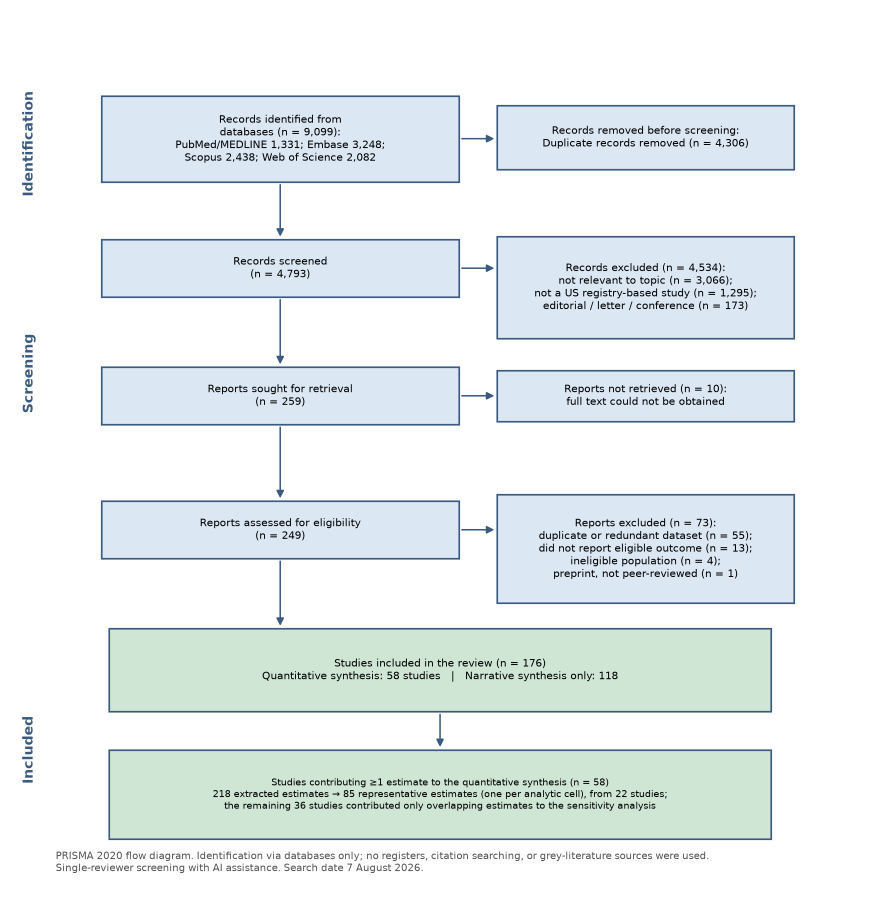
#> input picture meta_agents/search_v2/outputs/Fig_PRISMA.png, 1745 x 1826 px (shown at 1/2 size); its folder holds 7 pictures in this run
$ python make_maintext.py
#> lines starting #> are read from the running program, lines starting #| are printed output that depends on the picture
### meta_agents/search_v2/labels.py
#!/usr/bin/env python3
"""Reader-facing display labels for racial/ethnic groups. The analysis ledger keeps
its internal group strings (used for clustering); these are applied only at render
time (figures/tables). Terminology is unified to current standard umbrellas:

  - Asian + Pacific Islander combined -> "Asian American, Native Hawaiian, and
    Pacific Islander (AANHPI)" (older registry sources term the same population
    "Asian/Pacific Islander (API)"; Gomez 2026 uses AANHPI).
  - the Pacific-Islander subset -> "Native Hawaiian and Pacific Islander (NHPI)".
  - "Black" -> "non-Hispanic Black (NHB)", parallel to the non-Hispanic White (NHW)
    comparator. A few older sources did not stratify by Hispanic origin (comparator
    shown as "White"); those cells are flagged in the ledger's comparison field and
    in Supplementary Note 1.
"""

GROUP_DISPLAY = {
    "Asian/PI (aggregate)": "Asian American, Native Hawaiian, and Pacific Islander (AANHPI)",
    "Native Hawaiian/PI (aggregate)": "Native Hawaiian and Pacific Islander (NHPI)",
    "Black": "non-Hispanic Black (NHB)",
    # AI/AN keeps the standard umbrella (no "non-Hispanic" prefix): the headline
    # representative is IHS-linked, defined by tribal/IHS enrollment, and the salient
    # issue is undercount correction rather than Hispanic-origin stratification.
    "AIAN": "American Indian and Alaska Native (AI/AN)",
    # unify the feminine ethnonym across sources (some registries record "Filipino"
    # for the same female population labelled "Filipina" elsewhere).
    "Filipino": "Filipina",
}


def disp_group(g):
    if g in GROUP_DISPLAY:
        return GROUP_DISPLAY[g]
    if g.startswith("AIAN ("):          # region subgroups: "AIAN (Navajo)" -> "AI/AN (Navajo)"
        return "AI/AN " + g[len("AIAN "):]
    return g


# Reader-facing labels for the internal analytic-dimension keys (the "Dimension"
# column of the Table 1, heterogeneity, and sensitivity tables).
DIM_DISPLAY = {
    "aggregate-vs-NHW": "Overall (aggregate)",
    "disaggregated-AANHPI": "AANHPI subgroup",
    "Hispanic-origin": "Hispanic by origin",
    "AIAN": "AI/AN by region",
    "disaggregated-MENA": "Middle Eastern",
    "subtype-TNBC": "TNBC",
    "subtype-HRpos": "HR+",
    "subtype-HRneg": "HR−",
    "subtype-HRpos-HER2neg": "HR+/HER2−",
    "subtype-HRpos-HER2pos": "HR+/HER2+",
    "subtype-HRneg-HER2pos": "HR−/HER2+",
    "subtype-ERpos-PRneg": "ER+/PR−",
    "subtype-ERneg-PRpos": "ER−/PR+",
    "age-lt40": "Age <40", "age-ge40": "Age ≥40",
    "age-lt50": "Age <50", "age-ge50": "Age ≥50",
    "nativity": "By nativity",
}


def disp_dim(d):
    return DIM_DISPLAY.get(d, d)


# Faithful display of the comparator (reference group) actually used by each source.
# We do NOT relabel a plain-White comparator as NHW: studies that stratified the
# reference by Hispanic origin are shown as non-Hispanic White; those that used an
# unstratified White reference are shown as "White (not NH-stratified)". This keeps
# the terminology faithful to each original study (per the supervisor's feedback),
# rather than smoothing every reference to NHW.
_NHW_SRC = {"NHW", "White (NH)", "NHW (external SEER-Explorer)"}


# [12 lines left out: function disp_comparator, not called in this run]

### meta_agents/search_v2/make_maintext.py
#!/usr/bin/env python3
"""Assemble the MAIN-TEXT tables/figures manifest (outputs/_maintext_manifest.json),
rendered to Word by build_maintext_docx.js. Per MANUSCRIPT_VS_SUPPLE.md the main
text is lean: Table 1 (summary IRRs by group x dimension) and the key figures
(Figure 1 PRISMA; Figure 2 the aggregate-to-disaggregated heterogeneity forest;
Figure 3 the group x analytic-dimension heatmap). There is no pooled
meta-analysis table in the main text — the analysis selects one representative
per cell rather than pooling. Everything granular stays in the Supplementary."""
import csv, json, os, re
from collections import defaultdict, OrderedDict
from labels import disp_group

HERE = os.path.dirname(os.path.abspath(__file__))
OUT = os.path.join(HERE, "outputs")
M = []


def H(t, l=1): M.append({"type": "heading", "text": t, "level": l})
def P(t, it=False): M.append({"type": "para", "text": t, "italic": it})
def TB(h, rows, w): M.append({"type": "table", "headers": h, "rows": rows, "widths": w})
def IMG(p, w, h): M.append({"type": "image", "path": os.path.join(OUT, p), "w": w, "h": h})


def IMG_FIT(p, max_w, max_h):
    """Embed a figure at its own aspect ratio, scaled to fit inside max_w x max_h
    (pixels at 96 dpi). The box is the narrower of the Letter and A4 printable
    areas less the heading and the Note, so the page fits either paper size. Reading the size from the file keeps a regenerated figure from being
    stretched, and keeps a tall figure from running off the bottom of the page in
    the PDF conversion."""
    from PIL import Image
    fp = os.path.join(OUT, p)
    iw, ih = Image.open(fp).size
    s = min(max_w / iw, max_h / ih)
    IMG(p, int(round(iw * s)), int(round(ih * s)))
def PB(): M.append({"type": "pagebreak"})
def rd(p): return list(csv.DictReader(open(os.path.join(HERE, p), encoding="utf-8")))
#> called with p = 'outputs/Table1_main.csv'
#> (reads meta_agents/search_v2/outputs/Table1_main.csv from the repository)
def cite(ay):  # "Gopalani2020_31764279" -> "Gopalani 2020"; "Ellington2022_USCS" -> "Ellington 2022"
    return re.sub(r"(\d{4})", r" \1", ay.split("_")[0]).strip()


# ==== Table 1. Summary of IRRs by racial/ethnic group and analytic dimension ====
H("Table 1. Incidence rate ratios of invasive breast cancer among U.S. racial and "
  "ethnic groups relative to non-Hispanic White women, by analytic dimension", 1)
# Single Table 1: analytic dimensions are full-width section rows within one table.
t1 = rd("outputs/Table1_main.csv")
# No "Effect" column: every representative is an incidence rate ratio, so the
# column carried one value in all 38 rows. The two SIRs are overlaps and appear
# in Supplementary Table 4, not here.
TB(["Group", "Estimate [95% CI]", "Representative study", "Registry family",
    "RoB"], [], [3250, 3000, 2800, 2400, 1600])
tbl = M[-1]
cur = None
for r in t1:
    if r["dimension"] != cur:
        cur = r["dimension"]
        tbl["rows"].append({"section": cur})
    tbl["rows"].append([disp_group(r["group"]), r["estimate"],
                        "%s%s (%s)" % (cite(r["study"]), r.get("ref", ""), r["period"]),
                        r.get("registry", ""), r["rob"]])
# Note placed below the table (analysis method, comparator, symbols, abbreviations only).
P("Note. This table shows 38 of the 85 analytic cells, those covering the principal comparisons; "
  "the rest, chiefly the other receptor-defined subtypes and the age-specific comparisons, are in "
  "Supplementary Table 4. Each cell shows one representative population-based estimate — the most recent, "
  "broadest-coverage registry estimate per analytic cell — not a pooled estimate; the "
  "selection rule and its robustness are given in the Methods and Supplementary Table 6. "
  "Each representative study is followed by its number in the reference list. "
  "The effect measure is the incidence rate ratio (IRR) throughout; comparisons are versus "
  "non-Hispanic White (NHW) women. "
  "† the study's reference was an unstratified White group (not stratified by Hispanic "
  "origin), examined in the NHW-comparator sensitivity analysis (Supplementary Table 6c); "
  "5 of the 19 cells so marked appear in this table. "
  "‡ the 95% confidence interval was computed by the reviewers from published rates rather "
  "than reported in the source. NHB, non-Hispanic Black; AANHPI, Asian American, Native "
  "Hawaiian, and Pacific Islander (NHPI, the Pacific Islander subset, shown separately); "
  "RoB, risk-of-bias rating of the representative study. Full per-estimate detail is in the "
  "Supplementary Materials.", True)
PB()

# NOTE: no "meta-analysis results" table. Estimates within a group come from
# overlapping registry populations and are not independent, so they were not pooled;
# the analysis reports a representative population-based (benchmark) estimate per
# group (Table 1) and the robustness of that selection (Supplementary Table 6).

# ==== Figures ====
H("Figure 1. PRISMA 2020 flow diagram", 1)
IMG_FIT("Fig_PRISMA.png", 634, 780)
#> in IMG_FIT, `iw, ih = Image.open(fp).size`: iw = 1745; ih = 1826
#> in IMG_FIT, `s = min(max_w / iw, max_h / ih)`: s = 0.363
PB()
H("Figure 2. Aggregate-to-disaggregated heterogeneity in breast cancer incidence "
  "(representative IRR vs non-Hispanic White, 95% CI): the Asian American, Native Hawaiian "
  "and Pacific Islander (AANHPI), Hispanic/Latina, and American Indian and Alaska Native "
  "(AI/AN) aggregates, each shown with its subgroups", 1)
IMG_FIT("Fig_forest_main.png", 634, 720)
#> call 2 of IMG_FIT, with p = 'Fig_forest_main.png', max_w = 634, max_h = 720
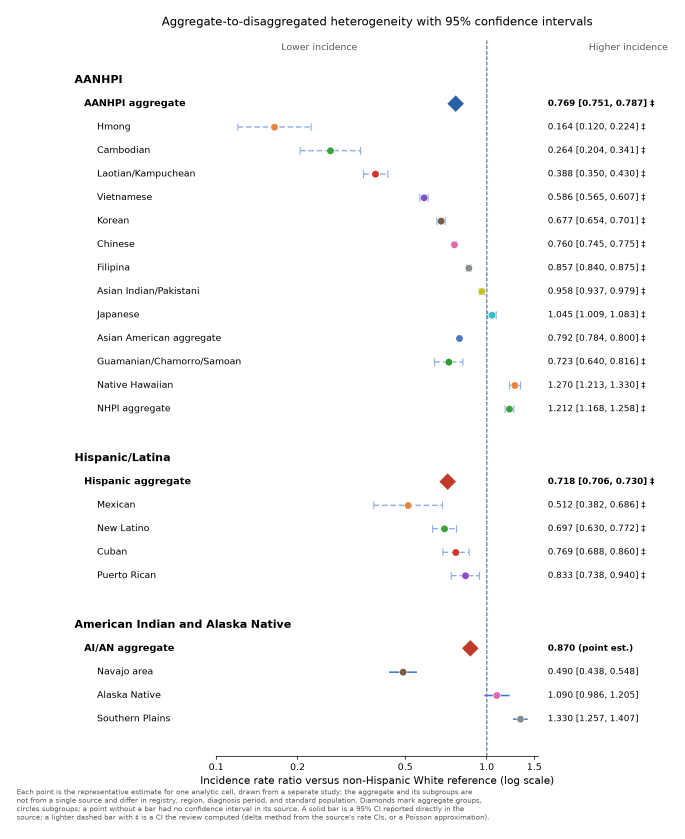
#> input picture meta_agents/search_v2/outputs/Fig_forest_main.png, 2053 x 2516 px (shown at 1/3 size)
#> in IMG_FIT (call 2), `iw, ih = Image.open(fp).size`: iw = 2053; ih = 2516
#> in IMG_FIT (call 2), `s = min(max_w / iw, max_h / ih)`: s = 0.286
P("Note. Each point is the representative estimate for one analytic cell, drawn from a separate "
  "study; an aggregate and its subgroups differ in registry, region, diagnosis period, and "
  "standard population. Diamonds mark aggregate groups, circles subgroups. A solid bar is a 95% "
  "CI reported in the source; a dashed bar marked ‡ is one computed for this review; a point "
  "without a bar had no interval in its source. † reference was an unstratified White group, not "
  "NHW. Values match Table 1.", True)
PB()
H("Figure 3. Incidence rate ratio by racial or ethnic group and analytic dimension "
  "(representative estimate vs non-Hispanic White; 1.0 = the NHW rate)", 1)
IMG_FIT("Fig_heatmap.png", 634, 780)
#> call 3 of IMG_FIT, with p = 'Fig_heatmap.png', max_w = 634, max_h = 780
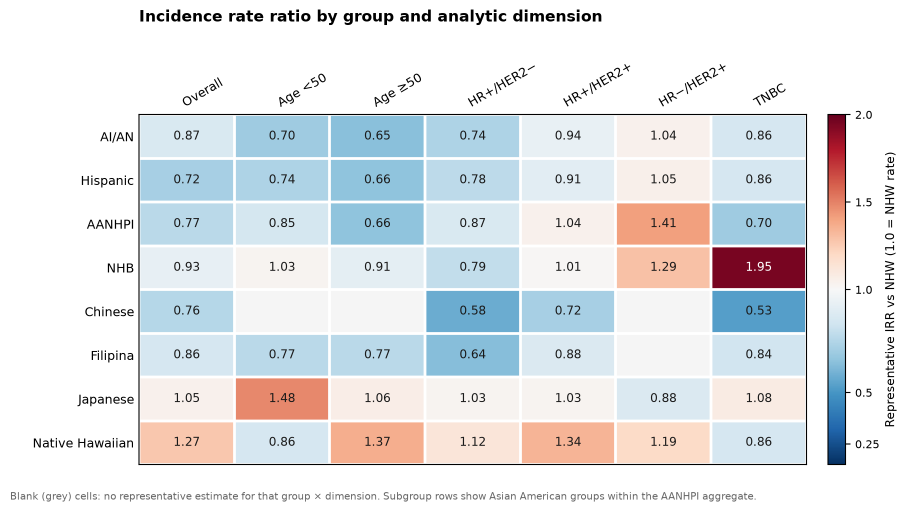
#> input picture meta_agents/search_v2/outputs/Fig_heatmap.png, 1813 x 1024 px (shown at 1/2 size)
#> in IMG_FIT (call 3), `iw, ih = Image.open(fp).size`: iw = 1813; ih = 1024
#> in IMG_FIT (call 3), `s = min(max_w / iw, max_h / ih)`: s = 0.35

json.dump(M, open(os.path.join(OUT, "_maintext_manifest.json"), "w"), ensure_ascii=False)
from collections import Counter
print("main-text manifest:", dict(Counter(m["type"] for m in M)))


if __name__ == "__main__":
    pass
